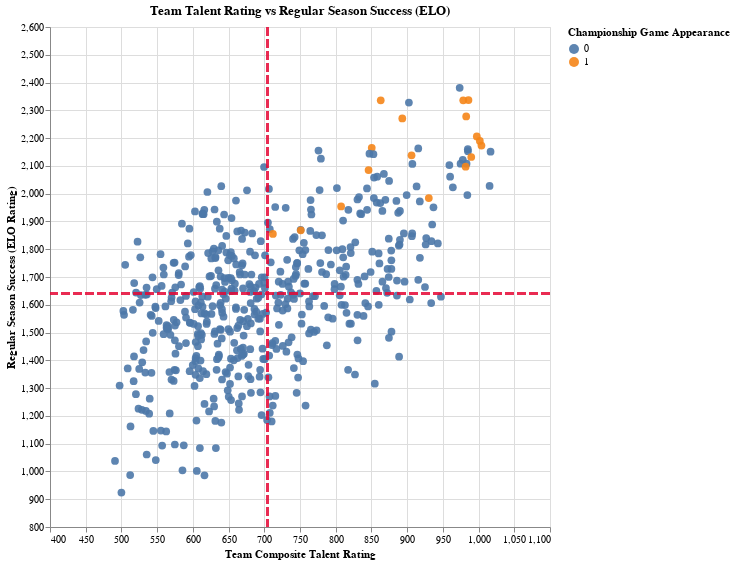

Here is the notebook cell this chart was saved with:
### Code cell
scatter = alt.Chart(new_df).mark_circle(size = 60, opacity = .90).encode(
    alt.X('talent:Q', scale=alt.Scale(domain=[400, 1100]), title = 'Team Composite Talent Rating'),
    alt.Y('team_postgame_elo:Q', scale=alt.Scale(domain=[800, 2500]), title = 'Regular Season Success (ELO Rating)'),
    color = 'Championship Game Appearance:N',
    tooltip = ['year_team']).properties(
    width = 500, height = 500, title = 'Team Talent Rating vs Regular Season Success (ELO)')

elo_line = alt.Chart(new_df).mark_rule(color="#e60634", size = 3, strokeDash=[9,3], opacity = .85).encode(
    y = 'mean(team_postgame_elo)')

talent_line = alt.Chart(new_df).mark_rule(color="#e60634", size = 3, strokeDash=[9,3], opacity = .85).encode(
    x = 'mean(talent)')

scatter + elo_line + talent_line

### Figure 1 — Vega-Lite specification as saved in the notebook (floating-point values rounded to 4 significant figures; data arrays with more than 128 entries replaced by an {"elided": "..."} marker saying what was removed)
{"config": {"view": {"continuousWidth": 300, "continuousHeight": 300}}, "layer": [{"mark": {"type": "circle", "opacity": 0.9, "size": 60}, "encoding": {"color": {"field": "Championship Game Appearance", "type": "nominal"}, "tooltip": [{"field": "year_team", "type": "nominal"}], "x": {"field": "talent", "scale": {"domain": [400, 1100]}, "title": "Team Composite Talent Rating", "type": "quantitative"}, "y": {"field": "team_postgame_elo", "scale": {"domain": [800, 2500]}, "title": "Regular Season Success (ELO Rating)", "type": "quantitative"}}, "title": "Team Talent Rating vs Regular Season Success (ELO)"}, {"mark": {"type": "rule", "color": "#e60634", "opacity": 0.85, "size": 3, "strokeDash": [9, 3]}, "encoding": {"y": {"aggregate": "mean", "field": "team_postgame_elo", "type": "quantitative"}}}, {"mark": {"type": "rule", "color": "#e60634", "opacity": 0.85, "size": 3, "strokeDash": [9, 3]}, "encoding": {"x": {"aggregate": "mean", "field": "talent", "type": "quantitative"}}}], "data": {"name": "data-39f7ec0e633d05bc34c393f55d576746"}, "height": 500, "width": 500, "$schema": "https://vega.github.io/schema/vega-lite/v5.6.1.json", "datasets": {"data-39f7ec0e633d05bc34c393f55d576746": {"elided": "643 records"}}}
